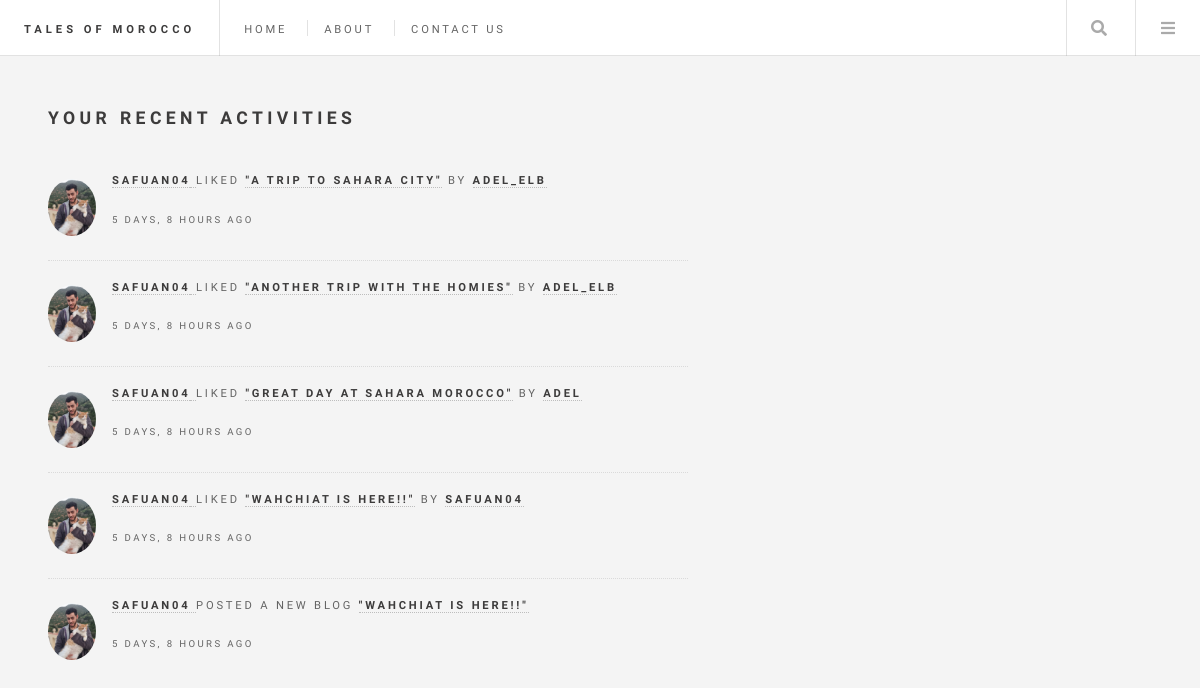
The app's page /my-activities/ (signed in), older data.
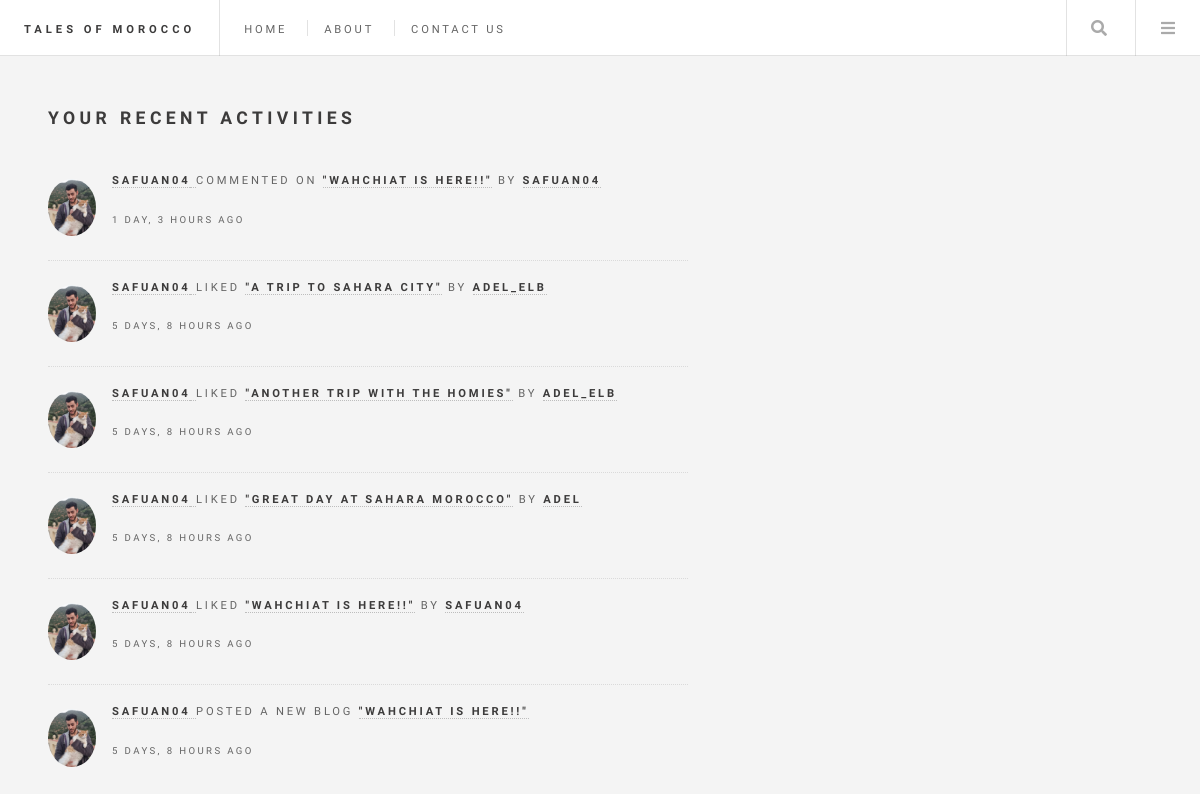
The same page, newer data.
### base/models.py (models this page shows, shortened)
class Like(models.Model):
    user = models.ForeignKey(User, on_delete=models.CASCADE)
    blogPost = models.ForeignKey(BlogPost, on_delete=models.CASCADE)
    created = models.DateTimeField(auto_now_add=True)
    def class_name(self) -> str:
        return self.__class__.__name__

class User(AbstractUser):
    name = models.CharField(max_length=200, null=True, blank=False)
    email = models.EmailField(unique=True, null=False, blank=False)
    bio = models.TextField(null=True, blank=True)
    avatar = models.ImageField(null=True, default="default.jpg")
    USERNAME_FIELD = 'email'
    REQUIRED_FIELDS = []

class BlogPost(models.Model):
    author = models.ForeignKey(User, on_delete=models.CASCADE, null=True)
    title = models.CharField(max_length=200)
    city = models.ForeignKey(City, on_delete=models.SET_NULL, null=True)
    specific_location = models.CharField(max_length=200, null=True, blank=True)
    description = models.TextField(null=False, blank=False)
    food = models.CharField(max_length=200, blank=True)
    food_rating = models.IntegerField(null=True, blank=True,
                                      validators=[MinValueValidator(1),
                                                  MaxValueValidator(5)])
    accommodation = models.CharField(max_length=200, blank=True)
    accommodation_rating = models.IntegerField(null=True, blank=True,
                                               validators=[MinValueValidator(1),
                                                           MaxValueValidator(5)])
    picture = models.ImageField(null=True, blank=True)
    likes = models.IntegerField(default=0)
    updated = models.DateTimeField(auto_now=True)
    created = models.DateTimeField(auto_now_add=True)
    class Meta:
        ordering = ['-created']
    def class_name(self) -> str:
        return self.__class__.__name__

class Comment(models.Model):
    user = models.ForeignKey(User, on_delete=models.CASCADE)
    blogPost = models.ForeignKey(BlogPost, on_delete=models.CASCADE)
    body = models.TextField()
    edited = models.BooleanField(default=False)
    updated = models.DateTimeField(auto_now=True)
    created = models.DateTimeField(auto_now_add=True)
    def class_name(self) -> str:
        return self.__class__.__name__

### base/views.py (the view)
# urls.py: path('my-activities/', views.userActivities, name='user-activities')
@login_required(login_url='login')
def userActivities(request):
    user = request.user
    posts = BlogPost.objects.filter(author=user)
    user_comments = user.comment_set.all()
    user_likes = user.like_set.all()
    activities = sortActivities(posts, user_likes, user_comments)
    context = {
        'title': 'Profile Page',
        'user': user,
        'activities': activities[:10]
    }
    return render(request, 'user_activity.html', context)

### base/views.py (called while the page is built)
def sortActivities(posts, likes, comments):
    activities = sorted(
        chain(posts, comments, likes),
        key=attrgetter('created'),
        reverse=True
    )
    return activities

### base/templates/user_activity.html
{% extends 'layout.html' %}
{% load static %}
{% block content %}
<div id="wrapper">
  {% include 'header_menu.html' %}
  <div id="main">
    <section id="user-activities">
      <header>
        <h2>Your Recent Activities</h2><br>
      </header>
      <section>
        <ul class="posts">
          {% for activity in activities %}
          {% if activity.class_name == 'Like' %}
          <li>
            <article>
              <header>
                <p><b><a href="{% url 'profile' activity.user.id %}">{{ activity.user.username }}</b>
                </a> Liked <b><a href="{% url 'blog' activity.blogPost.id %}">"{{ activity.blogPost.title }}"</a></b>
                by <b><a href="{% url 'profile' activity.blogPost.author.id %}">{{ activity.blogPost.author.username }}</b></a>
                </p>
                <time class="published">{{ activity.created | timesince }} ago</time>
              </header>
              <a href="{% url 'profile' activity.user.id %}" class="image circle"><img src="{{ activity.user.avatar.url }}"" alt="" /></a>
            </article>
          </li>
          {% elif activity.class_name == 'Comment' %}
          <li>
            <article>
              <header>
                <p><b><a href="{% url 'profile' activity.user.id %}">{{ activity.user.username }}</b>
                </a> Commented On <b><a href="{% url 'blog' activity.blogPost.id %}">"{{ activity.blogPost.title }}"</a></b>
                by <b><a href="{% url 'profile' activity.blogPost.author.id %}">{{ activity.blogPost.author.username }}</b></a>
                </p>
                <time class="published">{{ activity.created | timesince }} ago</time>
              </header>
              <a href="{% url 'profile' activity.user.id %}" class="image circle"><img src="{{ activity.user.avatar.url }}"" alt="" /></a>
            </article>
          </li>
          {% else %}
          <li>
            <article>
              <header>
                <p><b><a href="{% url 'profile' activity.author.id %}">{{ activity.author.username }}
                </a></b> Posted A New Blog <b><a href="{% url 'blog' activity.id %}">"{{ activity.title }}"</a></b>
                </p>
                <time class="published">{{ activity.created | timesince }} ago</time>
              </header>
              <a href="{% url 'profile' activity.author.id %}" class="image circle"><img src="{{ activity.author.avatar.url }}"" alt="" /></a>
            </article>
          </li>
          {% endif %}
          {% endfor %}
        </ul>
      </section>
    </section>
  </div>
</div>
{% endblock %}

Row changes from the older to the newer data that the page shows:
added Comment: user.username "SAFUAN04", blogPost "WAHCHIAT IS HERE!!", blogPost.author.username "SAFUAN04", created "1 DAY, 3 HOURS", user.avatar (picture)
